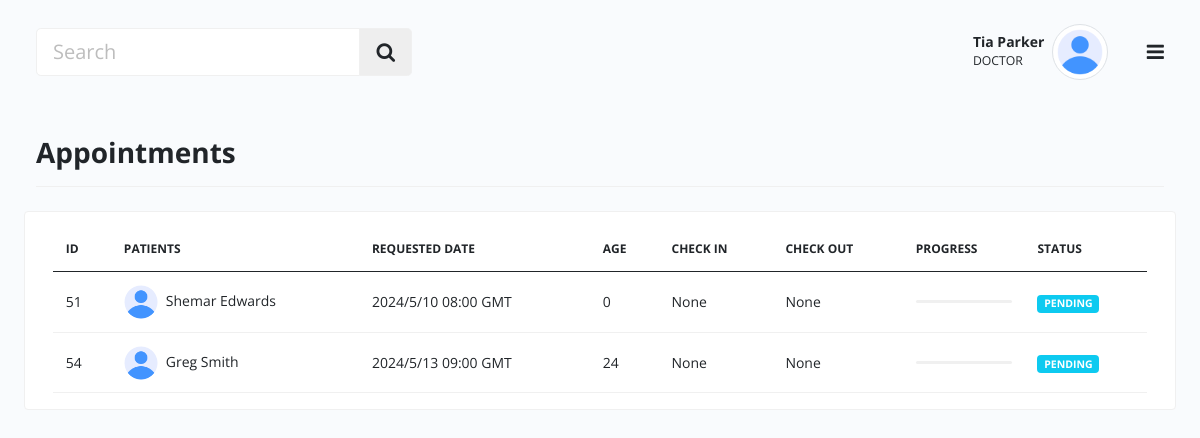
Before: /appointments (signed in) with the older database file.
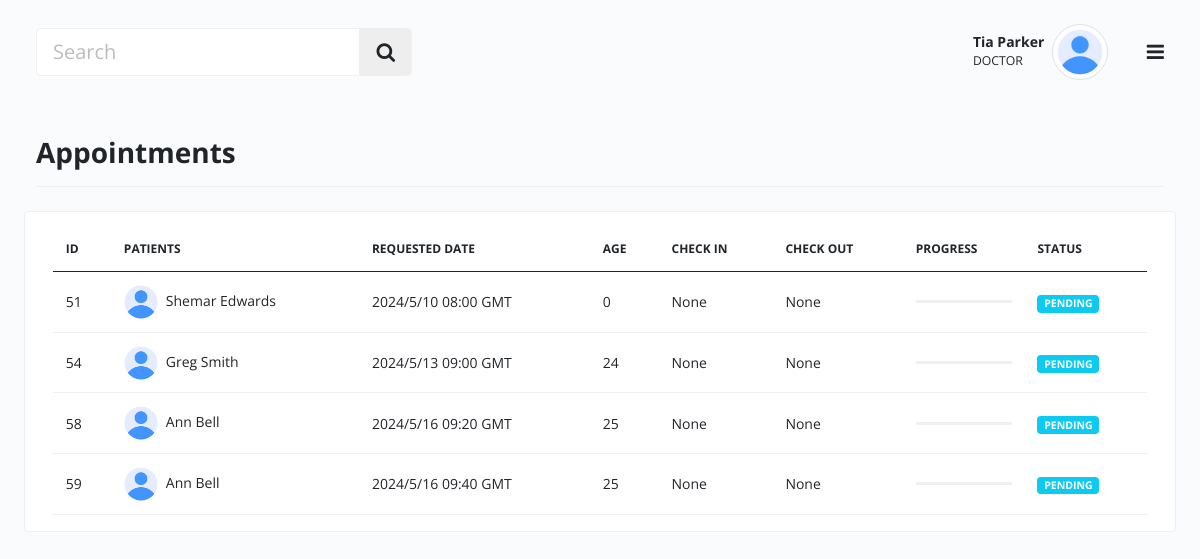
After: the same page with the newer database file.
### tables this page shows
CREATE TABLE appointments (
    id INTEGER PRIMARY KEY AUTOINCREMENT,
    doctor_id TEXT NOT NULL,
    patient_id TEXT NOT NULL,
    room_id TEXT NULL,
    approved BOOLEAN DEFAULT false,
    date TEXT NOT NULL,
    date_admitted TEXT NULL,
    date_dischared TEXT NULL,
    status TEXT DEFAULT 'PENDING',
    progress INTEGER DEFAULT 0
);

### app.py (the view)
@app.route("/appointments", methods=('GET', 'POST'))
def appointments():
    user_id = str(g.user['id'])
    data = []
    db = get_db()
    appointments = db.execute("SELECT * FROM appointments").fetchall()
    notifications = db.execute(f"SELECT * FROM notifications WHERE user_id = '{g.user['id']}'").fetchall()
    for a in appointments:
        user = db.execute(f"SELECT * FROM users where id = {a['patient_id']}").fetchone()
        temp = {'user_id':user['id'],'doctor_id': a['doctor_id'], 'id': a['id'],'age': calculate_age(user['dob']), 'patient_name': f"{user['first_name']} {user['last_name']}", 'date_admitted': a['date_admitted'], 'date_discharged': a['date_dischared'], 'status': a['status'],'progress': a['progress'],'schedule_date': a['date'], 'style_width': f"style=width: {a['progress']}%;"}
        data.append(temp)
    if g.user['user_role'] == 'PATIENT':
        data = [x for x in data if str(x['user_id']) == user_id]
    else:
        if g.user['user_role'] != 'ADMINISTRATOR':
            data = [v for v in data if str(v['doctor_id']) == user_id]
    return render_template("appointments.html", data=data, notifications=notifications)

### api_routes/api_auth.py (called while the page is built)
@bp.before_app_request
def load_logged_in_user():
    user_id = session.get('user_id')
    if user_id is None:
        g.user = None
    else:
        g.user = get_db().execute(
            'SELECT * FROM users WHERE id = ?', (user_id,)
        ).fetchone()

### db.py (called while the page is built)
def dict_factory(cursor, row):
    d = {}
    for idx, col in enumerate(cursor.description):
        d[col[0]] = row[idx]
    return d

def get_db():
    if 'db' not in g:
        g.db = sqlite3.connect(
            'database.db',
            detect_types=sqlite3.PARSE_DECLTYPES
        )
        g.db.row_factory = dict_factory
    return g.db

### helper.py (called while the page is built)
def calculate_age(do):
    dob = datetime.strptime(do, "%Y-%m-%d").date()
    today = datetime.now().date()
    age = today.year - dob.year
    if (today.month, today.day) < (dob.month, dob.day):
        age -= 1
    return age

### templates/appointments.html (shortened to what this page needs)
{% extends 'base.html' %}
{% block content %}
    <div class="main px-lg-4 px-md-4">
        {% include 'shared/header.html'%}
        <div class="body d-flex py-3">
            <div class="container-xxl">
                <div class="row align-items-center">
                    <div class="border-0 mb-4">
                        <div class="card-header py-3 no-bg bg-transparent d-flex align-items-center px-0 justify-content-between border-bottom flex-wrap">
                            <h3 class="fw-bold mb-0">Appointments</h3>
                        </div>
                    </div>
                </div>
                <div class="row mb-3">
                    <div class="card">
                        <div class="card-body">
                            <table id="patient-table" class="table table-hover align-middle mb-0" style="width: 100%;">
                                <thead>
                                    <tr>
                                        <th>Id</th>
                                        <th>Patients</th>
                                        <th>Requested Date</th>
                                        <th>Age</th>
                                        <th>Check In</th>
                                        <th>Check Out</th>
                                        <th>Progress</th>
                                        <th>Status</th>
                                    </tr>
                                </thead>
                                <tbody>
                                    {% for a in data %}
                                    <tr>
                                        <td>{{a.id}}</td>
                                        <td><img src="{{url_for('static', filename='assets/images/profile.png')}}" class="avatar  rounded-circle me-2" alt="profile-image"><span>{{a.patient_name}} </span></td>
                                        <td>{{a.schedule_date}}</td>
                                        <td>{{a.age}}</td>
                                        <td>{{a.date_admitted}}</td>
                                        <td>{{a.date_discharged}}</td>
                                        <td>
                                            <div class="progress" style="height: 3px;">
                                            </div>
                                        </td>
                                        <td><span class="badge bg-info">{{a.status}}</span></td>
                                    </tr>
                                    {% endfor %}
                                </tbody>
                            </table>
                        </div>
                    </div>
                </div>
            </div>
        </div>
    </div>
{% endblock %}

Changed rows visible on the page:
added appointments: id "58", patient_name "Ann Bell", schedule_date "2024/5/16 09:20 GMT", age "25", date_admitted "None", date_discharged "None", status "PENDING"
added appointments: id "59", patient_name "Ann Bell", schedule_date "2024/5/16 09:40 GMT", age "25", date_admitted "None", date_discharged "None", status "PENDING"
